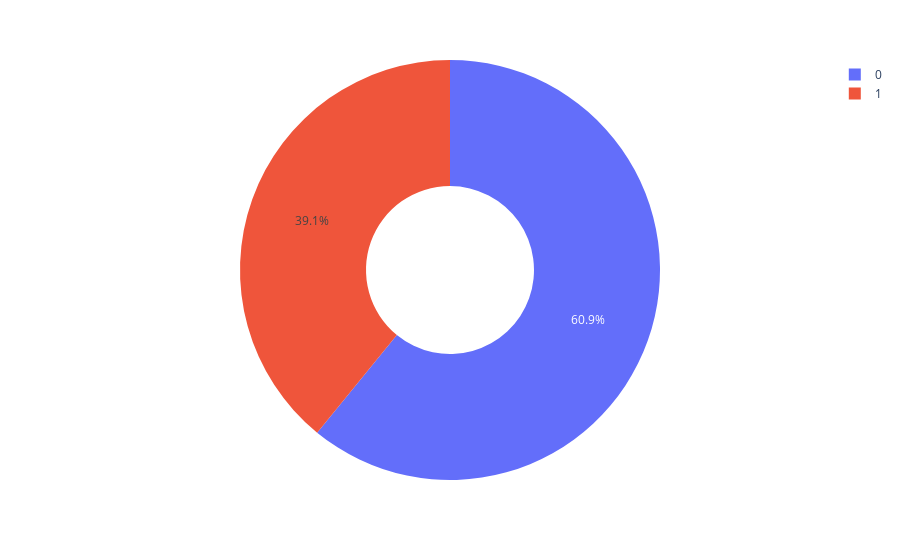

The code cell stored with this chart in its notebook:
### Code cell
import plotly.express as px
fig = px.pie(df, names="Potability", hole=0.4, template="plotly")
fig.show()

### Figure 1 — Plotly figure (JSON) as saved in the notebook; plotly's stock layout.template omitted (floating-point values rounded to 4 significant figures; data arrays with more than 128 entries replaced by an {"elided": "..."} marker saying what was removed)
{"data": [{"domain": {"x": [0, 1], "y": [0, 1]}, "hole": 0.4, "hovertemplate": "Potability=%{label}<extra></extra>", "labels": {"elided": "9154 int values"}, "legendgroup": "", "name": "", "showlegend": true, "type": "pie"}], "layout": {"legend": {"tracegroupgap": 0}, "margin": {"t": 60}}}
